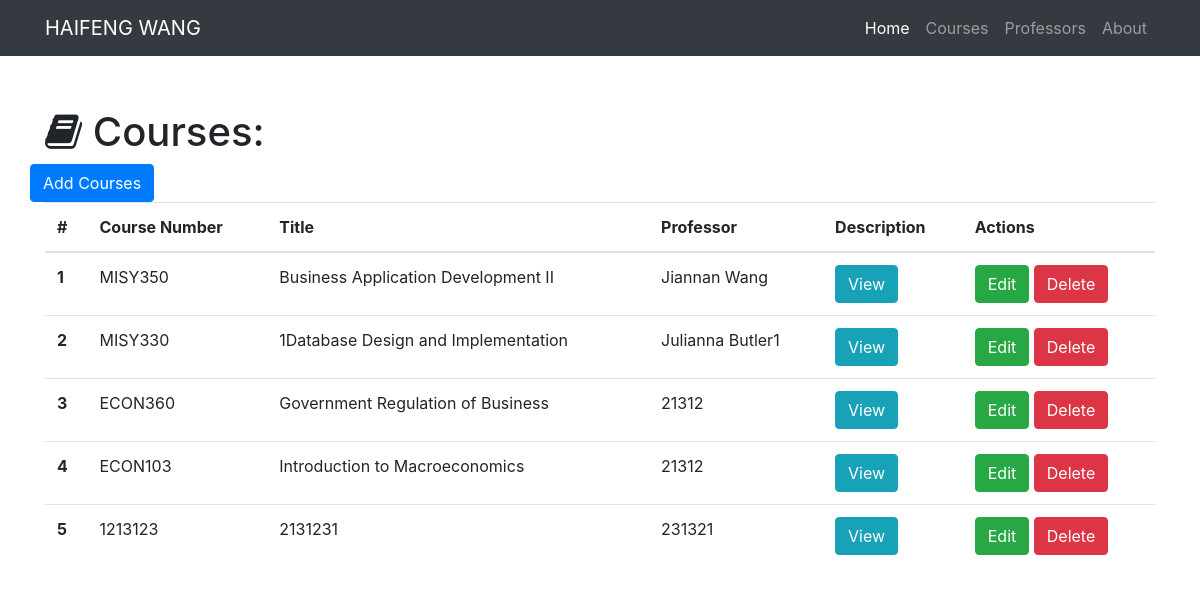
The app's page /courses, older data.
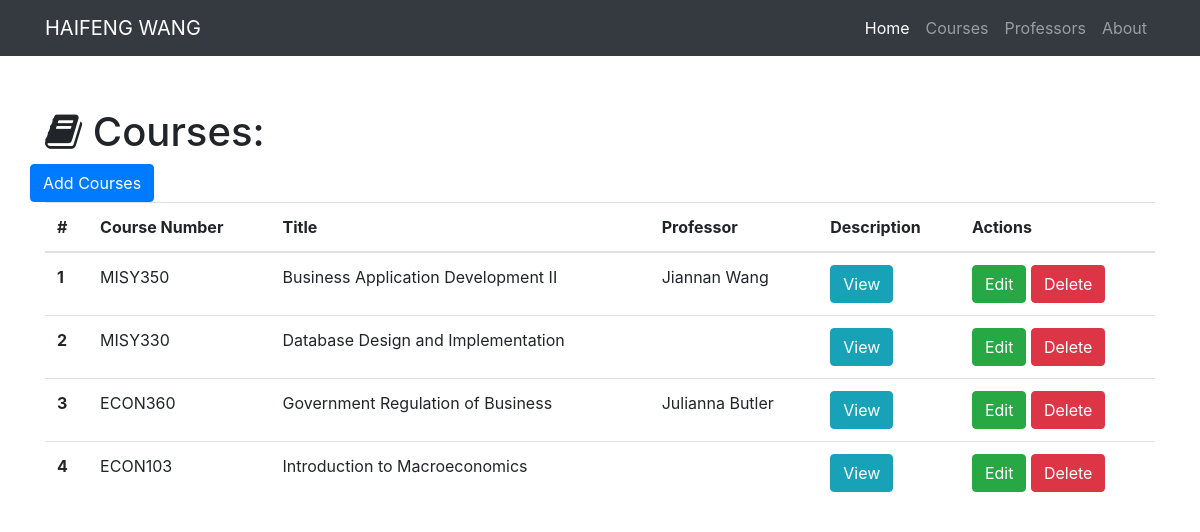
The same page, newer data.
### resume.py (models this page shows)
class Course(db.Model):
    __tablename__ = 'courses'
    id = db.Column(db.Integer, primary_key=True)
    courseNumber= db.Column(db.Text)
    title = db.Column(db.Integer)
    description = db.Column(db.Text)
    course_id = db.Column(db.Integer, db.ForeignKey('professors.id'))

class Professor(db.Model):
    __tablename__ = 'professors'
    id = db.Column(db.Integer, primary_key=True)
    name = db.Column(db.String(64))
    department = db.Column(db.Text)
    courses = db.relationship('Course', backref='professor', cascade="delete")

### resume.py (the view)
@app.route('/courses')
def show_all_courses():
    courses = Course.query.all()
    return render_template('course-all.html', courses=courses)

### templates/course-all.html (shortened to what this page needs)
{% extends "home-base.html"%}
{% block page_content%}
  <div class="container">
    <h1 class="mt-5"><i class="fa fa-book" aria-hidden="true"></i> Courses:</h1>
    <div class="row bottom-margin">
      <a href="/course/add" class="btn btn-primary" role="button" aria-disabled="true">Add Courses</a>
    </div>
    {% if courses %}
      <table class="table">
        <thead>
          <tr>
            <th>#</th>
            <th>Course Number</th>
            <th>Title</th>
            <th>Professor</th>
            <th>Description</th>
            <th>Actions</th>
          </tr>
        </thead>
        <tbody>
          {% for course in courses %}
          <tr>
              <th scope="row">{{course.id}}</th>
              <td>{{course.courseNumber}}</td>
              <td>{{course.title}}</td>
              <td>{{course.professor.name}}</td>
              <td>
              <button type="button" class="btn btn-info" data-toggle="modal" data-target="#{{course.id}}">
                View
              </button>
              </td>
              <td>
                <a href="/course/edit/{{course.id}}" class="btn btn-success" role="button" aria-disabled="true">Edit</a>
                <a href="/course/delete/{{course.id}}" class="btn btn-danger" role="button" aria-disabled="true">Delete</a>
              </td>
          </tr>
          {% endfor%}
        </tbody>
      </table>
    {% else %}
      <h3>There are no courses in the database yet.</h3>
    {% endif %}
  </div>
{% endblock%}

### templates/home-base.html (shortened to what this page needs)
<!DOCTYPE html>
<!DOCTYPE html>
<html lang="en">
<head>
      {% block head %}
      <link rel="stylesheet" href="https://maxcdn.bootstrapcdn.com/bootstrap/4.0.0-beta.2/css/bootstrap.min.css">
      <link rel="stylesheet" href="https://maxcdn.bootstrapcdn.com/font-awesome/4.7.0/css/font-awesome.min.css">
      <link rel="stylesheet" href="{{ url_for('static', filename='css/my-resume.css') }}">
      {% endblock%}
</head>
<body>
      <nav class="navbar navbar-expand-lg navbar-dark bg-dark fixed-top">
       <div class="container">
         <a class="navbar-brand" href="#">HAIFENG WANG</a>
         <div class="collapse navbar-collapse" id="navbarResponsive">
           <ul class="navbar-nav ml-auto">
             <li class="nav-item active">
               <a class="nav-link" href="/">Home
                </a>
             </li>
             <li class="nav-item">
               <a class="nav-link" href="/courses">Courses</a>
             </li>
             <li class="nav-item">
               <a class="nav-link" href="/professors">Professors</a>
             </li>
             <li class="nav-item">
               <a class="nav-link" href="/about">About</a>
             </li>
           </ul>
         </div>
       </div>
      </nav>
      {% block page_content%}
      {% endblock%}
</body>
</html>

### static/css/my-resume.css (style rules this page uses)
body { padding-top: 60px; }

Row changes from the older to the newer data that the page shows:
removed Course: id "5", courseNumber "1213123", title "2131231", professor.name "231321"
changed Course "MISY330": title "1Database Design and Implementation" → "Database Design and Implementation"; professor.name "Julianna Butler1" → (not shown)
changed Course "ECON360": professor.name "21312" → "Julianna Butler"
changed Course "ECON103": professor.name "21312" → (not shown)
